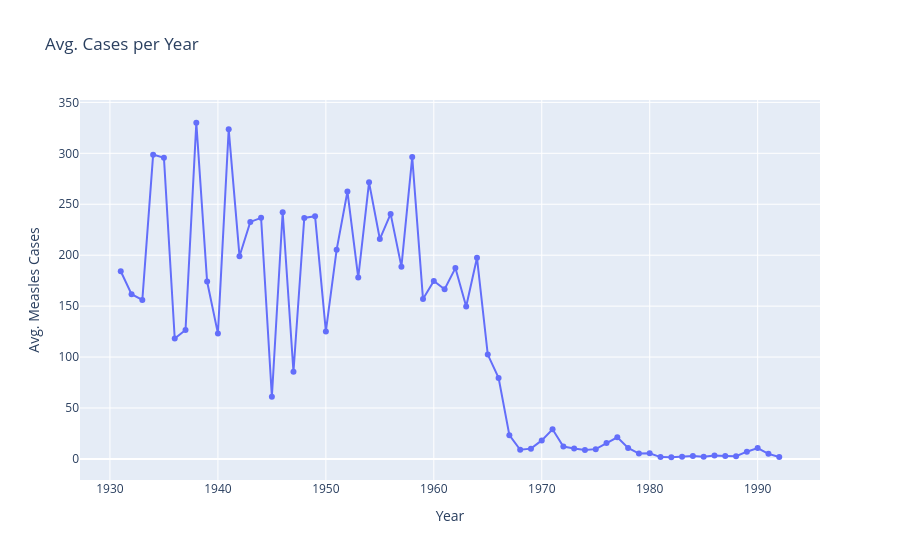

The code cell stored with this chart in its notebook:
### Code cell
import plotly.express as px

year_cases_tycho_df_fig = px.line(
    year_cases_tycho_df,
    x="year",
    y="cases",
    markers=True,
    title="Avg. Cases per Year"
)

year_cases_tycho_df_fig.update_layout(
    xaxis_title="Year",
    yaxis_title="Avg. Measles Cases",
)

year_cases_tycho_df_fig.show()

### Figure 1 — Plotly figure (JSON) as saved in the notebook; plotly's stock layout.template omitted (floating-point values rounded to 4 significant figures)
{"data": [{"hovertemplate": "year=%{x}<br>cases=%{y}<extra></extra>", "legendgroup": "", "line": {"color": "#636efa", "dash": "solid"}, "marker": {"symbol": "circle"}, "mode": "lines+markers", "name": "", "orientation": "v", "showlegend": false, "type": "scatter", "x": [1931, 1932, 1933, 1934, 1935, 1936, 1937, 1938, 1939, 1940, 1941, 1942, 1943, 1944, 1945, 1946, 1947, 1948, 1949, 1950, 1951, 1952, 1953, 1954, 1955, 1956, 1957, 1958, 1959, 1960, 1961, 1962, 1963, 1964, 1965, 1966, 1967, 1968, 1969, 1970, 1971, 1972, 1973, 1974, 1975, 1976, 1977, 1978, 1979, 1980, 1981, 1982, 1983, 1984, 1985, 1986, 1987, 1988, 1989, 1990, 1991, 1992], "xaxis": "x", "y": [184.2, 161.8, 156.1, 298.7, 295.7, 118.2, 126.6, 330.0, 174.2, 123.2, 323.5, 199.0, 232.7, 236.7, 61.11, 242.2, 85.63, 236.6, 238.3, 125.2, 205.5, 262.5, 178.1, 271.5, 215.9, 240.5, 188.7, 296.3, 156.9, 174.7, 166.6, 187.3, 149.6, 197.4, 102.4, 79.54, 23.3, 9.046, 10.11, 18.18, 29.14, 12.16, 10.21, 8.831, 9.631, 15.55, 21.27, 10.86, 5.317, 5.548, 1.808, 1.66, 2.12, 2.822, 2.134, 3.386, 2.957, 2.65, 7.111, 10.7, 5.003, 1.93], "yaxis": "y"}], "layout": {"legend": {"tracegroupgap": 0}, "title": {"text": "Avg. Cases per Year"}, "xaxis": {"anchor": "y", "domain": [0, 1], "title": {"text": "Year"}}, "yaxis": {"anchor": "x", "domain": [0, 1], "title": {"text": "Avg. Measles Cases"}}}}
